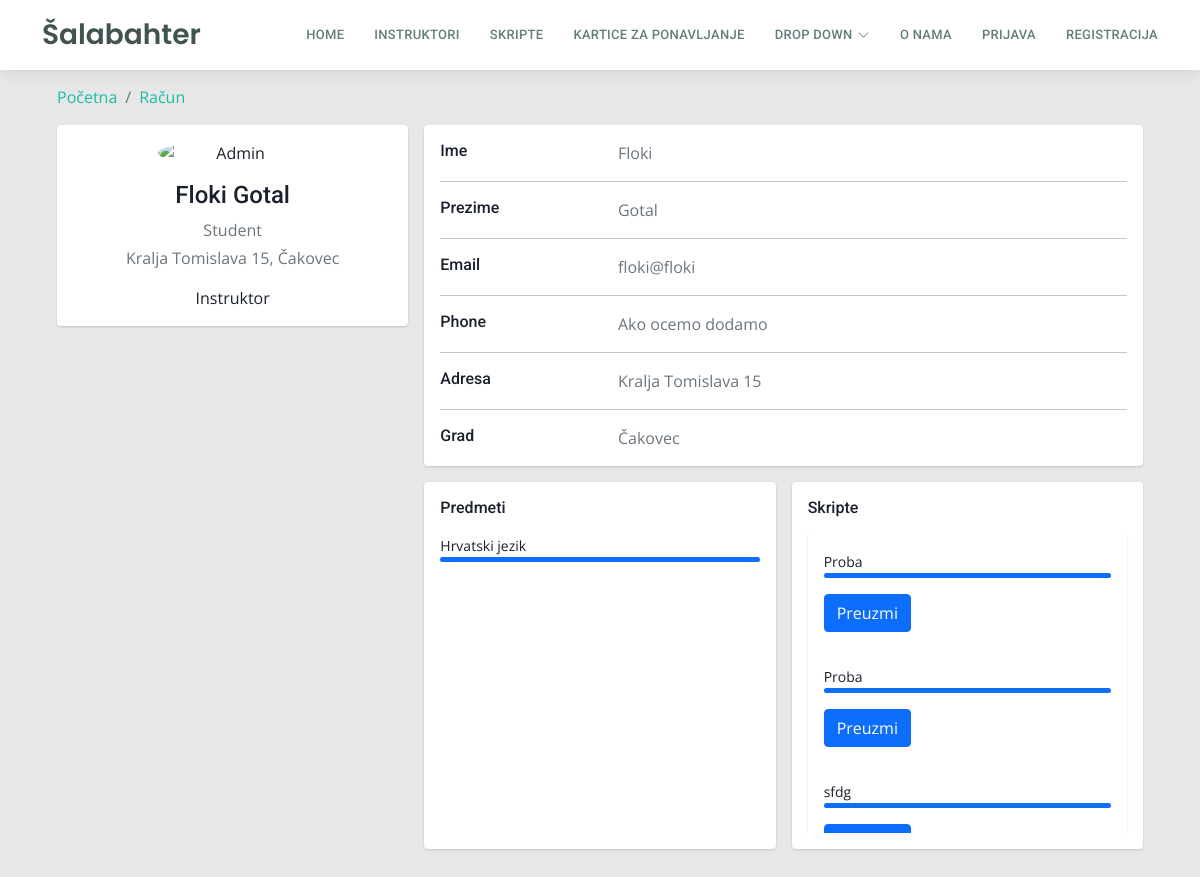
Page /profil?korisnik=23 on the committed database.
### tables this page shows
CREATE TABLE `korisnik` (
  `korisnik_id` int(11) NOT NULL,
  `ime` varchar(50) DEFAULT NULL,
  `prezime` varchar(50) DEFAULT NULL,
  `email` varchar(100) DEFAULT NULL,
  `lozinka` varchar(255) DEFAULT NULL,
  `adresa` varchar(255) DEFAULT NULL,
  `mjesto` int(5) DEFAULT NULL,
  `datum_rodenja` date DEFAULT NULL,
  `slika_korisnika` varchar(255) DEFAULT NULL,
  `status_korisnika` int(20) DEFAULT NULL,
  `isAdmin` tinyint(1) NOT NULL
);

CREATE TABLE `statuskorisnika` (
  `status_id` int(11) NOT NULL,
  `status_naziv` varchar(50) DEFAULT NULL
);

CREATE TABLE `gradovi` (
  `grad_id` int(11) NOT NULL,
  `naziv_grada` varchar(255) DEFAULT NULL,
  `zupanija_id` int(11) DEFAULT NULL,
  `postanski_broj` int(11) NOT NULL
);

CREATE TABLE `predmeti` (
  `predmet_id` int(11) NOT NULL,
  `naziv_predmeta` varchar(255) DEFAULT NULL
);

CREATE TABLE `skripte` (
  `skripta_id` int(11) NOT NULL,
  `predmet_id` int(11) NOT NULL,
  `naziv_skripte` varchar(255) NOT NULL,
  `opis_skripte` varchar(255) NOT NULL,
  `broj_preuzimanja` int(11) NOT NULL,
  `datum_kreiranja` date NOT NULL,
  `skripta_putanja` varchar(255) NOT NULL,
  `korisnik_id` int(11) NOT NULL
);

### profil/index.php (the view, shortened to what this page needs)
<?php
$con = require "../includes/connection/spajanje.php";
$korisnikID = $_GET['korisnik'];
$sqlOdabraniKorisnik = "SELECT korisnik.korisnik_id,  ime,prezime,email,adresa,naziv_grada, status_naziv FROM korisnik, statuskorisnika, gradovi WHERE korisnik.korisnik_id={$korisnikID} AND  korisnik.status_korisnika=statuskorisnika.status_id AND korisnik.mjesto=gradovi.grad_id";
$rezultatOdabraniKorisnik = $con->query($sqlOdabraniKorisnik);
$korisnik = $rezultatOdabraniKorisnik->fetch_assoc();
$sqlProvjeraInstruktora = "SELECT * FROM instruktori WHERE korisnik_id =  {$korisnikID}" ;
$rezultatInstruktor = $con->query($sqlProvjeraInstruktora);
$instruktor = $rezultatInstruktor->fetch_assoc();
if ($rezultatInstruktor->num_rows > 0) {
  $korisnikJeInstruktor = true;
} else {
  $korisnikJeInstruktor = false;
}
if ($korisnikJeInstruktor) {
  $sqlInstruktoroviPredmeti = "SELECT naziv_predmeta FROM instruktorovipredmeti,predmeti WHERE instruktorovipredmeti.predmet_id=predmeti.predmet_id AND instruktorovipredmeti.instruktor_id = {$instruktor['instruktor_id']}";
  $rezultatInstruktoroviPredmeti = $con->query($sqlInstruktoroviPredmeti);
  $sqlSkripteKorisnika = "SELECT * FROM skripte WHERE korisnik_id = {$korisnikID}";
  $resultSkripteKorisnika = $con->query($sqlSkripteKorisnika);
  if ($resultSkripteKorisnika->num_rows > 0) {
    $korisnikImaSkripte = true;
  } else {
    $korisnikImaSkripte = false;
  }
}
?>
<!DOCTYPE html>
<html lang="en">
<head>
  <link rel="stylesheet" href="https://cdn.jsdelivr.net/npm/bootstrap@5.1.3/dist/css/bootstrap.min.css">
  <link href="../assets/vendor/animate.css/animate.min.css" rel="stylesheet">
  <link href="../assets/vendor/bootstrap/css/bootstrap.min.css" rel="stylesheet">
  <link href="../assets/vendor/bootstrap-icons/bootstrap-icons.css" rel="stylesheet">
  <link href="../assets/vendor/boxicons/css/boxicons.min.css" rel="stylesheet">
  <link href="../assets/vendor/glightbox/css/glightbox.min.css" rel="stylesheet">
  <link href="../assets/vendor/swiper/swiper-bundle.min.css" rel="stylesheet">
  <link href="../assets/css/style.css" rel="stylesheet">
  <link href="../assets/css/dashboard.css" rel="stylesheet">
</head>
<body>
  <?php include '../includes/header.php'; ?>
  <div class="container">
    <div class="main-body">
      <nav aria-label="breadcrumb" class="main-breadcrumb">
        <ol class="breadcrumb">
          <li class="breadcrumb-item"><a href="../">Početna</a></li>
          <li class="breadcrumb-item active"><a href="javascript:void(0)" aria-current="page">Račun</a></li>
        </ol>
      </nav>
      <div class="row gutters-sm">
        <div class="col-md-4 mb-3 ">
          <div class="card">
            <div class="card-body">
              <div class="d-flex flex-column align-items-center text-center">
                <img src="https://bootdey.com/img/Content/avatar/avatar7.png" alt="Admin" class="rounded-circle" width="150">
                <div class="mt-3">
                  <h4> <?php echo $korisnik["ime"] . " " . $korisnik["prezime"] ?> </h4>
                  <p class="text-secondary mb-1">
                    <?php echo $korisnik['status_naziv']; ?></p>
                  <p class="text-muted font-size-sm"><?php echo $korisnik["adresa"] . ",  ";
                                                      echo $korisnik['naziv_grada']; ?></p>
                  <?php if ($korisnikJeInstruktor) :
                  ?>
                    <label class="text">Instruktor</label>
                  <?php endif; ?>
                </div>
              </div>
            </div>
          </div>
        </div>
        <div class="col-md-8">
          <div class="card mb-3">
            <div class="card-body">
              <div class="row">
                <div class="col-sm-3">
                  <h6 class="mb-0">Ime</h6>
                </div>
                <div class="col-sm-5 text-secondary">
                  <label type="text"><?php echo $korisnik["ime"]
                                      ?></label>
                </div>
              </div>
              <hr>
              <div class="row">
                <div class="col-sm-3">
                  <h6 class="mb-0">Prezime</h6>
                </div>
                <div class="col-sm-5 text-secondary">
                  <label type="text"><?php echo $korisnik["prezime"]
                                      ?></label>
                </div>
              </div>
              <hr>
              <div class="row">
                <div class="col-sm-3">
                  <h6 class="mb-0">Email</h6>
                </div>
                <div class="col-sm-9 text-secondary">
                  <label type="text"><?php echo $korisnik["email"]
                                      ?></label>
                </div>
              </div>
              <hr>
              <div class="row">
                <div class="col-sm-3">
                  <h6 class="mb-0">Phone</h6>
                </div>
                <div class="col-sm-9 text-secondary">
                  Ako ocemo dodamo
                </div>
              </div>
              <hr>
              <div class="row">
                <div class="col-sm-3">
                  <h6 class="mb-0">Adresa</h6>
                </div>
                <div class="col-sm-9 text-secondary">
                  <label type="text"><?php echo $korisnik["adresa"]
                                      ?></label>
                </div>
              </div>
              <hr>
              <div class="row">
                <div class="col-sm-3">
                  <h6 class="mb-0">Grad</h6>
                </div>
                <div class="col-sm-9 text-secondary">
                  <label type="text"><?php echo $korisnik["naziv_grada"];
                                      ?></label>
                </div>
              </div>
            </div>
          </div>
          <?php if ($korisnikJeInstruktor) : ?>
            <div class="row gutters-sm">
              <div class="col-sm-6 mb-3">
                <div class="card h-100">
                  <div class="card-body">
                    <h6 class="d-flex align-items-center mb-3">Predmeti</h6>
                    <?php while ($row = $rezultatInstruktoroviPredmeti->fetch_assoc()) : ?>
                      <small><?php echo $row['naziv_predmeta']; ?></small>
                      <div class="progress mb-3" style="height: 5px">
                        <div class="progress-bar bg-primary" role="progressbar" style="width: 100%" aria-valuenow="80" aria-valuemin="0" aria-valuemax="100"></div>
                      </div>
                    <?php endwhile; ?>
                  </div>
                </div>
              </div>
              <div class="col-sm-6 mb-3">
                <div class="card h-100">
                  <div class="card-body">
                    <h6 class="d-flex align-items-center mb-3">Skripte</h6>
                    <div class="row overflow-auto" style="max-height: 300px;">
                      <div class="col-sm mb-3">
                        <div class="card h-100">
                        <?php
                        if ($korisnikImaSkripte) :
                          while ($row = $resultSkripteKorisnika->fetch_assoc()) : ?>
                                            <div class="card-body">
                                                <small><?php echo $row['naziv_skripte']; ?></small>
                                                <div class="progress mb-3" style="height: 5px">
                                                    <div class="progress-bar bg-primary" role="progressbar" style="width: 100%" aria-valuenow="100" aria-valuemin="0" aria-valuemax="100"></div>
                                                </div>
                                                <a href="<?php echo $row['skripta_putanja']; ?>" class="btn btn-primary" download>Preuzmi</a>
                                            </div>
                                            <?php endwhile;
                        else : echo "Instruktor još nije dodao skripte";
                      endif; ?>
                      </div>
                      </div>
                    </div>
                  </div>
                </div>
              </div>
            </div>
          <?php endif; ?>
        </div>
      </div>
</body>
</html>

### assets/css/style.css (style rules this page uses)
body { font-family: "Open Sans", sans-serif; background-color: #f3efff; }
a { text-decoration: none; color: #1bbca3; }
h1, h2, h3, h4, h5, h6 { font-family: "Roboto", sans-serif; }

### assets/css/dashboard.css (style rules this page uses)
body { color: #1a202c; text-align: left; background-color: #e7e7e7; }
.main-body { padding: 15px; }
.card { box-shadow: 0 1px 3px 0 rgba(0,0,0,.1), 0 1px 2px 0 rgba(0,0,0,.06); }
.card { position: relative; display: flex; flex-direction: column; min-width: 0; word-wrap: break-word; background-color: #fff; background-clip: border-box; border: 0 solid rgba(0,0,0,.125); border-radius: .25rem; }
.card-body { flex: 1 1 auto; min-height: 1px; padding: 1rem; }
.gutters-sm { margin-right: -8px; margin-left: -8px; }
.gutters-sm>.col, .gutters-sm>[class*=col-] { padding-right: 8px; padding-left: 8px; }
.mb-3, .my-3 { margin-bottom: 1rem!important; }
.h-100 { height: 100%!important; }

### rows in the picture
korisnik: ime "Floki", prezime "Gotal", status_korisnika.status_naziv "Student", adresa "Kralja Tomislava 15", mjesto.naziv_grada "Čakovec", email "floki@floki"
predmeti: naziv_predmeta "Hrvatski jezik"
skripte: naziv_skripte "Proba"
skripte: naziv_skripte "Proba"
skripte: naziv_skripte "sfdg"
